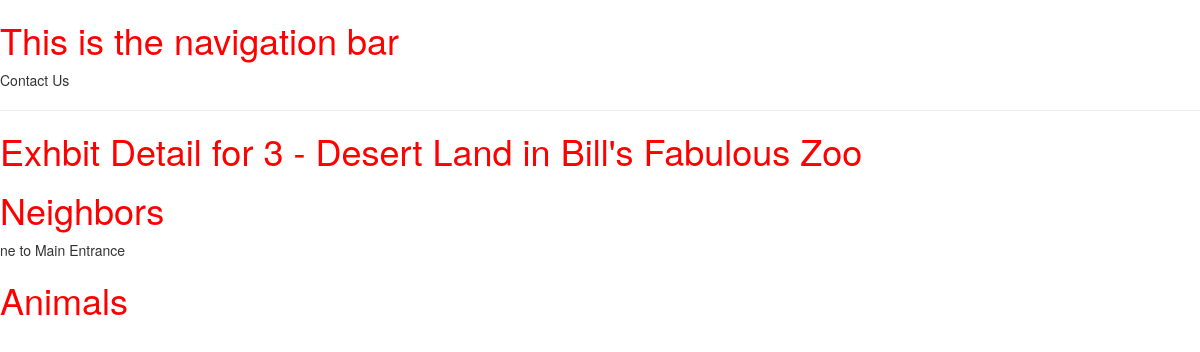
Page /zoo/exhibit/3 on the committed database.
### zoo/models.py (models this page shows, shortened)
class Exhibit(models.Model):
	name = models.CharField(max_length=200, help_text="Enter Exhbit Name")
	zoo = models.ForeignKey('Zoo', on_delete=models.SET_NULL, null=True)

class Zoo(models.Model):
	name = models.CharField(max_length=200, help_text="Enter Zoo Name")
	logoFileName = models.CharField(max_length=200, help_text="Enter logo file name", null=True)

class ExhibitNeighbor(models.Model):
	fromExhibit = models.ForeignKey('Exhibit', on_delete=models.SET_NULL, null=True, related_name='fromExhibit')
	toExhibit = models.ForeignKey('Exhibit', on_delete=models.SET_NULL, null=True, related_name='toExhibit')
	CARDINAL = (
		('n', 'North'),
		('s', 'South'),
		('w', 'West'),
		('e', 'East'),
		('nw', 'Northwest'),
		('ne', 'Northeast'),
		('sw', 'Southwest'),
		('se', 'Southeast')
	)
	direction = models.CharField(max_length=2, choices=CARDINAL, help_text="Enter Direction", null=True, blank=True)

### zoo/views.py (the view)
# urls.py: path('exhibit/<int:pk>', views.ExhibitDetailView.as_view(), name='exhibitDetail'),
class ExhibitDetailView(generic.DetailView):
    model = Exhibit

### zoo/templates/zoo/exhibit_detail.html (shortened to what this page needs)
{% extends "base_generic.html" %}
{% block content %}
<h1>Exhbit Detail for {{ exhibit.id }} - {{ exhibit.name }} in {{ exhibit.zoo.name }}</h1>
<h1>Neighbors</h1>
{% for neighbor in exhibit.fromExhibit.all %}
  <p>{{ neighbor.direction }} to {{ neighbor.toExhibit.name }}
{% endfor %}
<h1>Animals</h1>
{% endblock %}

### zoo/static/css/styles.css (style rules this page uses)
h1 { color: red; }

### rows in the picture
Exhibit: id "3", name "Desert Land", zoo.name "Bill's Fabulous Zoo"
ExhibitNeighbor: direction "ne", toExhibit.name "Main Entrance"
